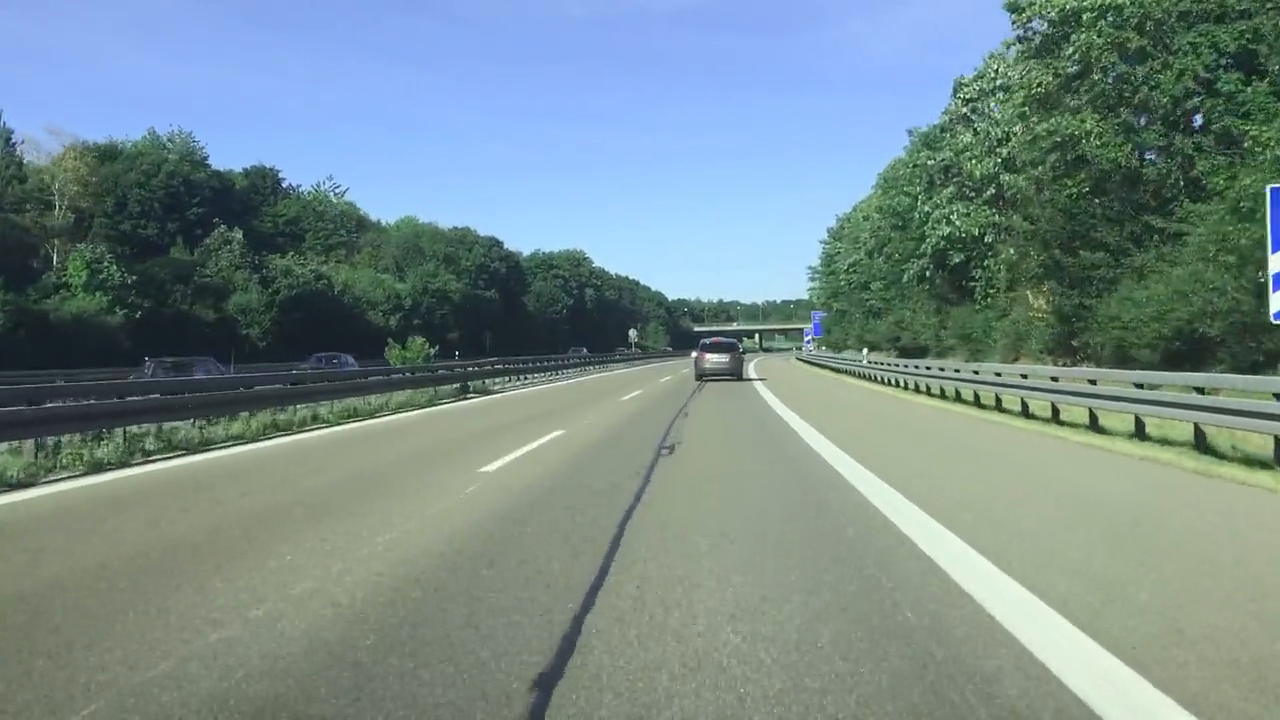
#> input picture frame 77 of highway.mp4, 1280 x 720 px, given in place of test2.mp4, which was not available
$ python selfdriving.py
#> lines starting #> are read from the running program, lines starting #| are printed output that depends on the picture; pictures that were not available may be replaced by others from this repository, and a replacement may not be noted
### lanefinding/lanes.py
import cv2
import numpy as np
import matplotlib.pyplot as plt


def make_coordinates(image, line_parameters):
    slope, intercept = line_parameters
    y1 = image.shape[0]
    y2 = int(y1*(3/5))
    x1 = int((y1 - intercept)/slope)
    x2 = int((y2 - intercept)/slope)
    return np.array([x1, y1, x2, y2])


def average_slope_intercept(image, lines):
    left_fit = []
    right_fit = []
    for line in lines:
        x1, y1, x2, y2 = line. reshape(4)
        parameters = np.polyfit((x1, x2), (y1, y2), 1)
        slope = parameters[0]
        intercept = parameters[1]
        if slope < 0:
            left_fit.append((slope, intercept))
        else:
            right_fit.append((slope, intercept))
    left_fit_average = np.average(left_fit, axis=0)
    right_fit_average = np.average(right_fit, axis=0)
    left_line = make_coordinates(image, left_fit_average)
    right_line = make_coordinates(image, right_fit_average)
    return np.array([left_line, right_line])


def canny(image):
    gray = cv2.cvtColor(image, cv2.COLOR_RGB2GRAY)
    blur = cv2.GaussianBlur(gray, (5,5), 0)
    canny = cv2.Canny(blur, 50, 150)
    return canny


def display_lines(image, lines):
    line_image = np.zeros_like(image)
    if lines is not None:
        for x1, y1, x2, y2 in lines:
            cv2.line(line_image, (x1, y1), (x2, y2), (255, 0, 0), 10)
    return line_image

def display_averaged_lines(image, lines):
    line_image = np.zeros_like(image)
    if lines is not None:
        points = np.array([
    [(lines[0][0], lines[0][1]), (lines[0][2], lines[0][3]), (lines[1][2], lines[1][3]), (lines[1][0], lines[1][1])]
    ])
        cv2.fillPoly(line_image, points, (255, 0, 0))
    return line_image

def region_of_interest(image):
    height = image.shape[0]
    polygons = np.array([
    [(0, height), (1200, height), (700, 250)]
    ])
    mask = np.zeros_like(image)
    cv2.fillPoly(mask, polygons, 255)
    masked_image = cv2.bitwise_and(image, mask)
    return masked_image


# [10 lines of commented-out code are left out]

cap = cv2.VideoCapture('test2.mp4')
while(cap.isOpened()):
    _, frame = cap.read()
#> frame is the input picture: shape (720, 1280, 3); mean B, G, R 138.6, 139, 118.5
    canny_image = canny(frame)
#> in canny, `canny = cv2.Canny(blur, 50, 150)`:
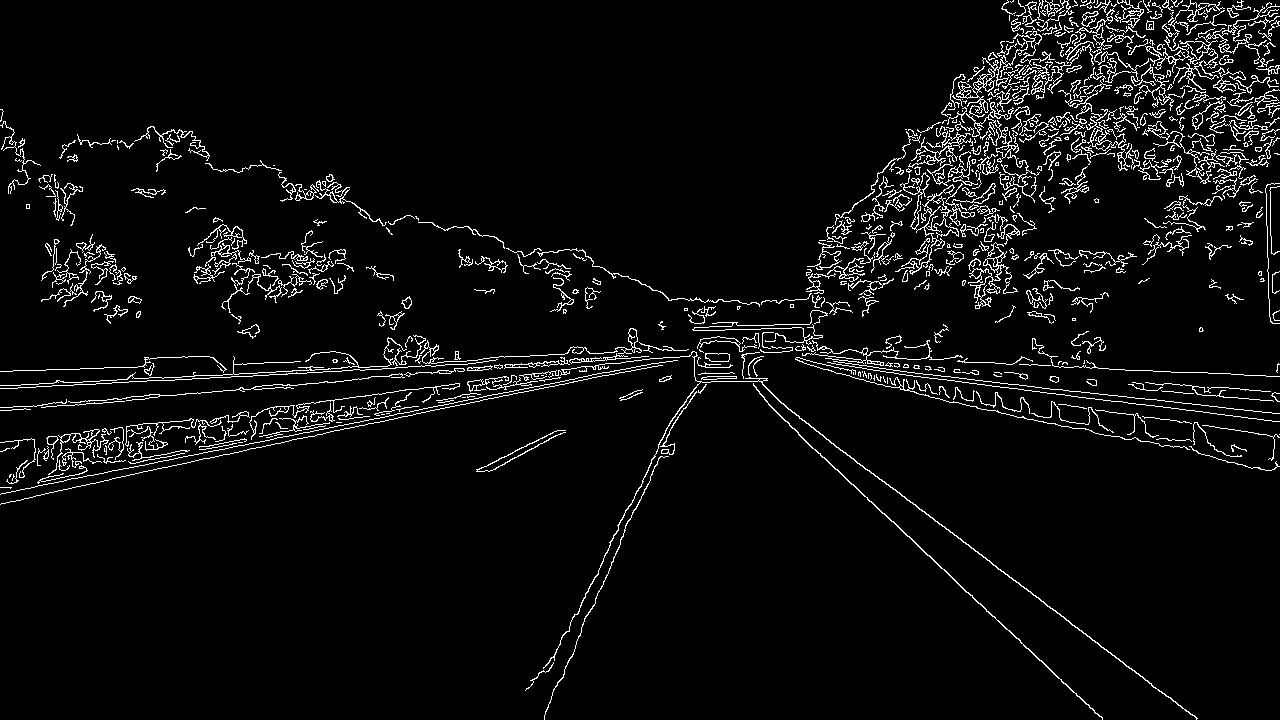
#> canny: shape (720, 1280); 4.8% white in thin lines or dots
    cropped_image = region_of_interest(canny_image)
    lines = cv2.HoughLinesP(cropped_image, 2, np.pi/180, 100, np.array([]), minLineLength=40, maxLineGap=5)
#> lines = 17 rows, first 6: [799, 418, 1151, 683], [798, 434, 1102, 718], [650, 477, 669, 434], [886, 515, 955, 580], [590, 611, 620, 543], [473, 402, 587, 379]
    averaged_lines = average_slope_intercept(frame, lines)
#> the loop in average_slope_intercept, `for line in lines:` made 17 passes
#> (x1, y1, x2, y2, slope, intercept) on passes 1 to 8: (799, 418, 1151, 683, 0.753, -183.5), (798, 434, 1102, 718, 0.934, -311.5), (650, 477, 669, 434, -2.26, 1948.1), (886, 515, 955, 580, 0.942, -319.6), (590, 611, 620, 543, -2.27, 1948.3), (473, 402, 587, 379, -0.202, 497.4), (513, 375, 604, 364, -0.121, 437), (592, 377, 660, 365, -0.176, 481.5)
#> after the loop in average_slope_intercept, `for line in lines:`: left_fit = [(-2.26, 1948.1), (-2.27, 1948.3), (-0.202, 497.4), (-0.121, 437), (-0.176, 481.5), (-0.196, 491), (-0.467, 690.9), (-0.527, 728.7), (-0.185, 485.4), (-0.178, 481), (-0.52, 724.2)]; right_fit = [(0.753, -183.5), (0.934, -311.5), (0.942, -319.6), (5.72e-17, 381), (0.755, -184.9), (0.931, -309.8)]
#> in average_slope_intercept, `left_fit_average = np.average(left_fit, axis=0)`: left_fit_average = [-0.646, 810.3]
#> in average_slope_intercept, `right_fit_average = np.average(right_fit, axis=0)`: right_fit_average = [0.719, -154.7]
#> in make_coordinates, `slope, intercept = line_parameters`: slope = -0.646; intercept = 810.3
#> in make_coordinates, `x1 = int((y1 - intercept)/slope)`: x1 = 139
#> in make_coordinates, `x2 = int((y2 - intercept)/slope)`: x2 = 586
#> in average_slope_intercept, `left_line = make_coordinates(image, left_fit_average)`: left_line = [139, 720, 586, 432]
#> in average_slope_intercept, `right_line = make_coordinates(image, right_fit_average)`: right_line = [1216, 720, 815, 432]
#> averaged_lines = [[139, 720, 586, 432], [1216, 720, 815, 432]]
    line_image = display_lines(frame, averaged_lines)
#> the loop in display_lines, `for x1, y1, x2, y2 in lines:` made 2 passes
    combo_image = cv2.addWeighted(frame, 0.8, line_image, 1, 1)
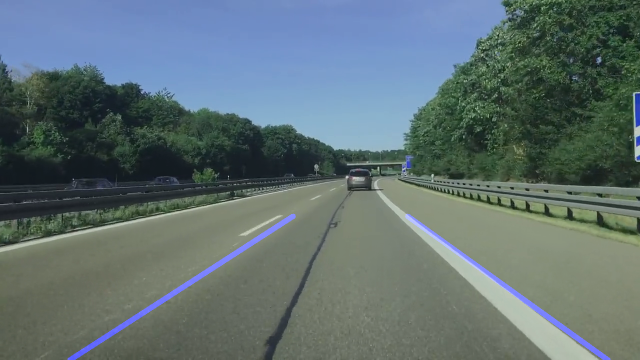
#> combo_image: shape (720, 1280, 3) (shown at 1/2 size); mean B, G, R 113.6, 112.2, 95.8
    cv2.imshow('result', combo_image)
    if cv2.waitKey(1) & 0xFF == ord('q'):
#> (key q is pressed here)
        break
cap.release()
cv2.destroyAllWindows()

### cv2curve/utlis.py
import cv2
import numpy as np

def thresholding(img):
    imgHsv = cv2.cvtColor(img, cv2.COLOR_RGB2HSV)
    lowerWhite = np.array([0, 100, 100])
    upperWhite = np.array([255, 255, 255])
    maskWhite = cv2.inRange(imgHsv, lowerWhite, upperWhite)
    return maskWhite

def warpImg(img, points, w, h, inverse=False):
    pts1 = np.float32(points)
    pts2 = np.float32([[0,0], [w,0], [0,h], [w,h]])

    if inverse:
        matrix = cv2.getPerspectiveTransform(pts2, pts1)
    else:
        matrix = cv2.getPerspectiveTransform(pts1,pts2)
    imgWarp = cv2.warpPerspective(img, matrix, (w,h))
    return imgWarp

def nothing(a):
    pass

def initializeTrackbars(intialTracbarVals,wT=480, hT=240):
    cv2.namedWindow("Trackbars")
    cv2.resizeWindow("Trackbars", 360, 240)
    cv2.createTrackbar("Width Top", "Trackbars", intialTracbarVals[0],wT//2, nothing)
    cv2.createTrackbar("Height Top", "Trackbars", intialTracbarVals[1], hT, nothing)
    cv2.createTrackbar("Width Bottom", "Trackbars", intialTracbarVals[2],wT//2, nothing)
    cv2.createTrackbar("Height Bottom", "Trackbars", intialTracbarVals[3], hT, nothing)

def valTrackbars(wT=480, hT=240):
    widthTop = cv2.getTrackbarPos("Width Top", "Trackbars")
    heightTop = cv2.getTrackbarPos("Height Top", "Trackbars")
    widthBottom = cv2.getTrackbarPos("Width Bottom", "Trackbars")
    heightBottom = cv2.getTrackbarPos("Height Bottom", "Trackbars")
    points = np.float32([(widthTop, heightTop), (wT-widthTop, heightTop),
                      (widthBottom , heightBottom ), (wT-widthBottom, heightBottom)])
    return points

def drawPoints(img, points):
    for x in range(4):
        cv2.circle(img, (int(points[x][0]), int(points[x][1])), 15, (0, 0, 255), cv2.FILLED)
    return img

def getHistogram(img, minPer=0.1, display=False, region=1):

    if region == 1:
        histValues = np.sum(img, axis=0)
    else:
        histValues = np.sum(img[img.shape[0]//region:,:], axis=0)

    histValues = np.sum(img, axis=0)

    maxValue = np.max(histValues)
    minValue = minPer*maxValue
    indexArray = np.where(histValues >= minValue)
    basePoint = int(np.average(indexArray))
    #print(basePoint)

    if display:
        imgHist = np.zeros((img.shape[0], img.shape[1],3), np.uint8)
        for x, intensity in enumerate(histValues):
            cv2.line(imgHist, (x, img.shape[0]), (x, img.shape[0]-intensity//255//region), (255, 0, 255), 1)
            cv2.circle(imgHist, (basePoint, img.shape[0]), 20, (0, 255, 255), cv2.FILLED)
        return basePoint, imgHist

    return basePoint

def stackImages(scale,imgArray):
    rows = len(imgArray)
    cols = len(imgArray[0])
    rowsAvailable = isinstance(imgArray[0], list)
    width = imgArray[0][0].shape[1]
    height = imgArray[0][0].shape[0]
    if rowsAvailable:
        for x in range ( 0, rows):
            for y in range(0, cols):
                if imgArray[x][y].shape[:2] == imgArray[0][0].shape [:2]:
                    imgArray[x][y] = cv2.resize(imgArray[x][y], (0, 0), None, scale, scale)
                else:
                    imgArray[x][y] = cv2.resize(imgArray[x][y], (imgArray[0][0].shape[1], imgArray[0][0].shape[0]), None, scale, scale)
                if len(imgArray[x][y].shape) == 2: imgArray[x][y]= cv2.cvtColor( imgArray[x][y], cv2.COLOR_GRAY2BGR)
        imageBlank = np.zeros((height, width, 3), np.uint8)
        hor = [imageBlank]*rows
        hor_con = [imageBlank]*rows
        for x in range(0, rows):
            hor[x] = np.hstack(imgArray[x])
        ver = np.vstack(hor)
    else:
        for x in range(0, rows):
            if imgArray[x].shape[:2] == imgArray[0].shape[:2]:
                imgArray[x] = cv2.resize(imgArray[x], (0, 0), None, scale, scale)
            else:
                imgArray[x] = cv2.resize(imgArray[x], (imgArray[0].shape[1], imgArray[0].shape[0]), None,scale, scale)
            if len(imgArray[x].shape) == 2: imgArray[x] = cv2.cvtColor(imgArray[x], cv2.COLOR_GRAY2BGR)
        hor= np.hstack(imgArray)
        ver = hor
    return ver

### cv2curve/LaneDetectionModule.py
import cv2
import numpy as np
import sys
sys.path.append('..')
from cv2curve import utlis

curveList = []
avgVal = 10

def getLaneCurve(img, display=2):
    imgCopy = img.copy()
    imgResult = img.copy()
    #step 1
    imgThres = utlis.thresholding(img)

    #step 2
    hT, wT, c = img.shape
    points = utlis.valTrackbars()

    imgWarp = utlis.warpImg(imgThres, points, wT, hT)
    imgWarpPoints = utlis.drawPoints(imgCopy, points)

    #step 3
    middlePoint, imgHist = utlis.getHistogram(imgWarp, display=True, minPer=0.5, region=4)
    curveAveragePoint, imgHist = utlis.getHistogram(imgWarp, display=True, minPer=0.9)
    curveRaw = curveAveragePoint - middlePoint

    #step 4
    curveList.append(curveRaw)
    if len(curveList) > avgVal:
        curveList.pop(0)
    curve = int(sum(curveList)/len(curveList))

    #step 5 display
    if display != 0:
        imgInvWarp = utlis.warpImg(imgWarp, points, wT, hT, inverse=True)
        imgInvWarp = cv2.cvtColor(imgInvWarp, cv2.COLOR_GRAY2BGR)
        imgInvWarp[0:hT // 3, 0:wT] = 0, 0, 0
        imgLaneColor = np.zeros_like(img)
        imgLaneColor[:] = 0, 255, 0
        imgLaneColor = cv2.bitwise_and(imgInvWarp, imgLaneColor)
        imgResult = cv2.addWeighted(imgResult, 1, imgLaneColor, 1, 0)
        midY = 450
        cv2.putText(imgResult, str(curve), (wT // 2 - 80, 85), cv2.FONT_HERSHEY_COMPLEX, 2, (255, 0, 255), 3)
        cv2.line(imgResult, (wT // 2, midY), (wT // 2 + (curve * 3), midY), (255, 0, 255), 5)
        cv2.line(imgResult, ((wT // 2 + (curve * 3)), midY - 25), (wT // 2 + (curve * 3), midY + 25), (0, 255, 0), 5)
        for x in range(-30, 30):
            w = wT // 20
            cv2.line(imgResult, (w * x + int(curve // 50), midY - 10),
                     (w * x + int(curve // 50), midY + 10), (0, 0, 255), 2)
        #fps = cv2.getTickFrequency() / (cv2.getTickCount() - timer);
        #cv2.putText(imgResult, 'FPS ' + str(int(fps)), (20, 40), cv2.FONT_HERSHEY_SIMPLEX, 1, (230, 50, 50), 3);
        #cv2.putText(imgResult, 'FPS ' + str(int(fps)), (20, 40), cv2.FONT_HERSHEY_SIMPLEX, 1, (230, 50, 50), 3);
    if display == 2:
        imgStacked = utlis.stackImages(0.7, ([img, imgWarpPoints, imgWarp],
                                             [imgHist, imgLaneColor, imgResult]))
        cv2.imshow('ImageStack', imgStacked)
    elif display == 1:
        cv2.imshow('Result', imgResult)

    curve = curve / 100
    if curve > 1: curve == 1
    if curve < -1: curve == -1

    return  curve

# [19 lines that do not run on import are left out]

### selfdriving.py
from cv2curve import LaneDetectionModule, MainRobotLane, utlis
from lanefinding import lanes
#from objectdetection import vehicle_detector2
#from sockets import imgclient, imgserver

import socket
import numpy as np
import cv2

vid = 'highway.mp4'

cap = cv2.VideoCapture(vid)

cap.set(cv2.CAP_PROP_FRAME_WIDTH, 640)
cap.set(cv2.CAP_PROP_FRAME_HEIGHT, 480)

frameCounter = 0

initialTrackbarVals = [150, 150, 50, 215]
utlis.initializeTrackbars(initialTrackbarVals)

while(cap.isOpened()):
    _, frame = cap.read()
    canny_image = lanes.canny(frame)
    cropped_image = lanes.region_of_interest(canny_image)
    lines = cv2.HoughLinesP(cropped_image, 2, np.pi/180, 100, np.array([]), minLineLength=40, maxLineGap=5)
    averaged_lines = lanes.average_slope_intercept(frame, lines)
#> the loop in average_slope_intercept (call 2), `for line in lines:` made 17 passes
    line_image = lanes.display_averaged_lines(frame, averaged_lines)
#> in display_averaged_lines, `points = np.array([ [(lines[0][0], lines[0][1]), (lines[0][2], lines[0..`: points = [[139, 720], [586, 432], [815, 432], [1216, 720]]
    #combo_image = cv2.addWeighted(frame, 0.8, line_image, 1, 1)
    #cv2.imshow('result', line_image)


    frameCounter += 1
    if cap.get(cv2.CAP_PROP_FRAME_COUNT) == frameCounter:
        cap.set(cv2.CAP_PROP_POS_FRAMES, 0)
        frameCounter = 0

    line_image = cv2.resize(line_image, (480, 240))
#> line_image: shape (240, 480, 3)

    curve = LaneDetectionModule.getLaneCurve(line_image, display=2)
#> in valTrackbars, `widthTop = cv2.getTrackbarPos("Width Top", "Trackbars")`: widthTop = 150
#> in valTrackbars, `widthBottom = cv2.getTrackbarPos("Width Bottom", "Trackbars")`: widthBottom = 50
#> in valTrackbars, `heightBottom = cv2.getTrackbarPos("Height Bottom", "Trackbars")`: heightBottom = 215
#> in valTrackbars, `points = np.float32([(widthTop, heightTop), (wT-widthTop, heightTop), ..`: points = [[150, 150], [330, 150], [50, 215], [430, 215]]
#> in warpImg, `matrix = cv2.getPerspectiveTransform(pts1,pts2)`: matrix = [[-1.7, -2.62, 649.2], [0, -4.98, 747.5], [4.69e-19, -0.0109, 1]]
#> after the loop in drawPoints, `for x in range(4):`:
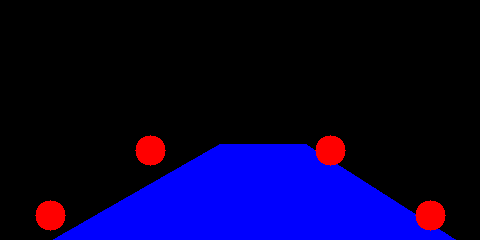
#> img: shape (240, 480, 3); mean of channels 0, 1, 2 51.4, 0, 6.3; drawn as B, G, R
#> in getHistogram, `histValues = np.sum(img[img.shape[0]//region:,:], axis=0)`: histValues = 480 values, max 45900 at index 136, min 0 at index 0, mean 34654
#> in getHistogram, `histValues = np.sum(img, axis=0)`: histValues = 480 values, max 61200 at index 156, min 0 at index 0, mean 44274.3
#> in getHistogram, `maxValue = np.max(histValues)`: maxValue = 61200
#> in getHistogram, `minValue = minPer*maxValue`: minValue = 30600
#> in getHistogram, `basePoint = int(np.average(indexArray))`: basePoint = 279
#> the loop in getHistogram, `for x, intensity in enumerate(histValues):` made 480 passes
#> intensity on passes 1 to 3: 0, 0, 0
#> after the loop in getHistogram, `for x, intensity in enumerate(histValues):`:
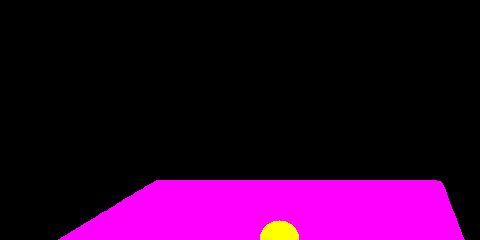
#> imgHist: shape (240, 480, 3); mean of channels 0, 1, 2 44.6, 1.3, 46; drawn as B, G, R
#> call 2 of getHistogram, with minPer = 0.9, display = True, region = 1
#> in getHistogram (call 2), `minValue = minPer*maxValue`: minValue = 55080
#> in getHistogram (call 2), `basePoint = int(np.average(indexArray))`: basePoint = 294
#> the loop in getHistogram (call 2), `for x, intensity in enumerate(histValues):` made 480 passes
#> after the loop in getHistogram (call 2), `for x, intensity in enumerate(histValues):`:
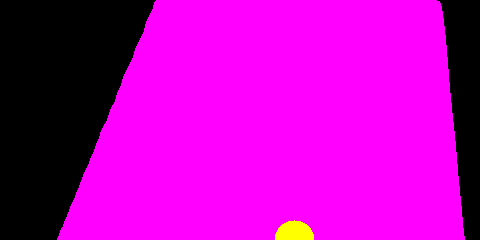
#> imgHist: shape (240, 480, 3); mean of channels 0, 1, 2 183, 1.3, 184.3; drawn as B, G, R
#> in getLaneCurve, `curveRaw = curveAveragePoint - middlePoint`: curveRaw = 15
#> in getLaneCurve, `cv2.putText(imgResult, str(curve), (wT // 2 - 80, 85), cv2.FONT_HERSHE..`:
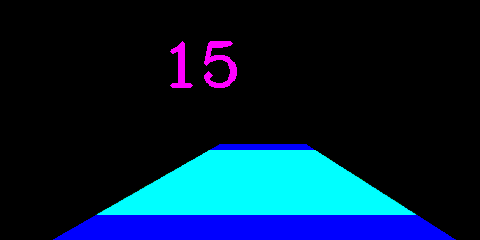
#> imgResult: shape (240, 480, 3); mean of channels 0, 1, 2 54.5, 30.7, 2.4; drawn as B, G, R
#> after the loop in stackImages, `for x in range(0, rows):`: hor = 2 items
#> in stackImages, `ver = np.vstack(hor)`:
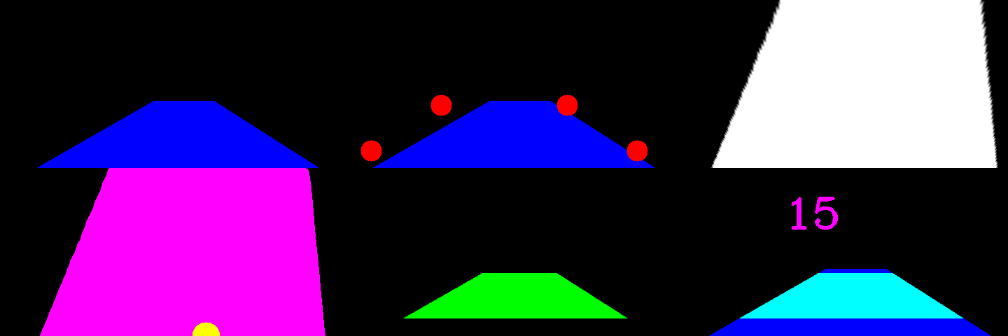
#> ver: shape (336, 1008, 3); mean of channels 0, 1, 2 87.6, 41.2, 62.9; drawn as B, G, R
#> in getLaneCurve, `curve = curve / 100`: curve = 0.15
#> curve = 0.15
    print(curve)
#| 0.15

    # objects_frame = vehicle_detector2.detect_objects(frame)
    # cv2.imshow('r', objects_frame)

    if cv2.waitKey(1) & 0xFF == ord('q'):
#> (key q is pressed here)
        break

cap.release()
cv2.destroyAllWindows()
